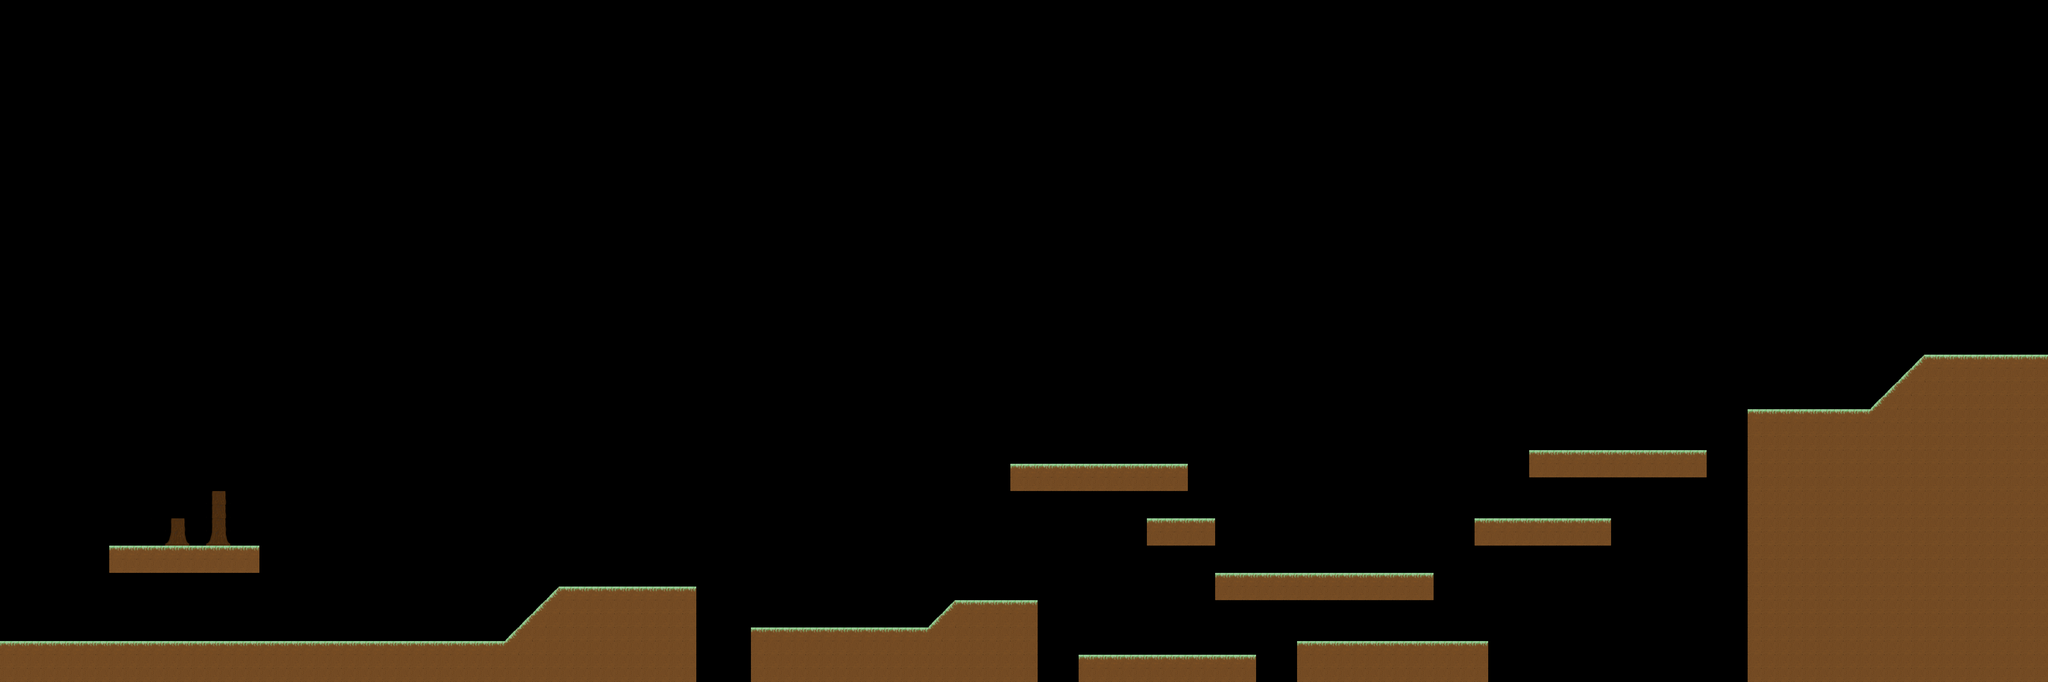

Tiled map render using the project's own tile images. Description and the map definition, with tile-layer contents summarised, below:
An orthogonal 150x50 tile map with 32x32 px tiles, 1 tile layer (Tile Layer 1).

<map version="1.0" orientation="orthogonal" renderorder="right-down" width="150" height="50" tilewidth="32" tileheight="32">
 <tileset firstgid="1" name="ground" tilewidth="32" tileheight="32">
  <image source="../images/tiletest.png" width="400" height="400" />
 </tileset>
 <layer name="Tile Layer 1" width="150" height="50">
  <data>[7500 cells, 1060 non-empty, 15 distinct tile ids]</data>
 </layer>
</map>